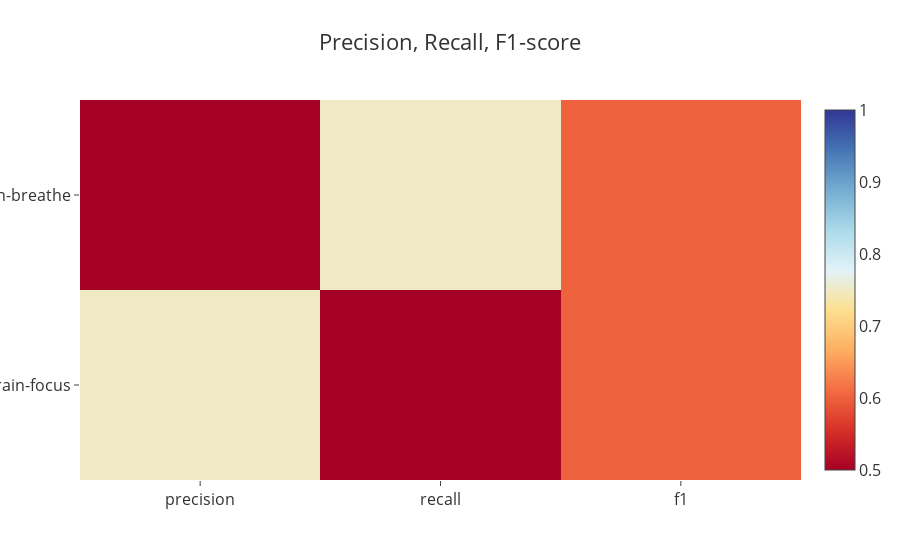
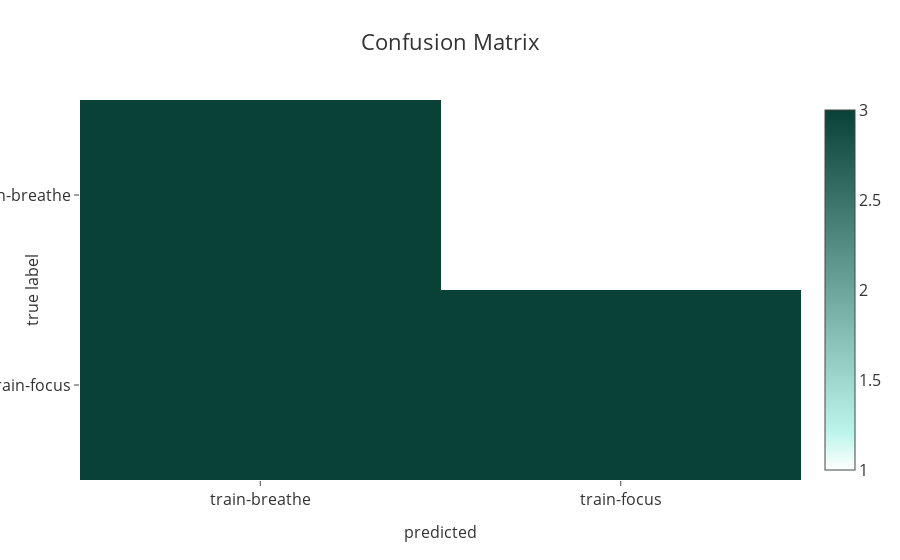

Notebook source saved alongside these figures, in order:
### Code cell
for label in ['activity']:
    cmc.plot_matrices(dfr[dfr.user.isin([9,10])], clf3, features, label)

### Figure 1 — Plotly figure (JSON) as saved in the notebook; plotly's stock layout.template omitted (floating-point values rounded to 4 significant figures)
{"data": [{"colorscale": [[0, "rgb(165,0,38)"], [0.1111, "rgb(215,48,39)"], [0.2222, "rgb(244,109,67)"], [0.3333, "rgb(253,174,97)"], [0.4444, "rgb(254,224,144)"], [0.5556, "rgb(224,243,248)"], [0.6667, "rgb(171,217,233)"], [0.7778, "rgb(116,173,209)"], [0.8889, "rgb(69,117,180)"], [1, "rgb(49,54,149)"]], "type": "heatmap", "x": ["precision", "recall", "f1"], "y": ["train-breathe", "train-focus"], "z": [[0.5, 0.75, 0.6], [0.75, 0.5, 0.6]], "zmax": 1, "zmin": 0.5}], "layout": {"font": {"color": "#333333", "size": 16}, "title": "Precision, Recall, F1-score", "yaxis": {"autorange": "reversed"}}}

### Figure 2 — Plotly figure (JSON) as saved in the notebook; plotly's stock layout.template omitted (floating-point values rounded to 4 significant figures)
{"data": [{"colorscale": [[0, "rgb(255,255,255)"], [0.1, "rgb(190,245,235)"], [0.2, "rgb(170,225,215)"], [0.3, "rgb(150,205,195)"], [0.4, "rgb(130,185,175)"], [0.5, "rgb(110,165,155)"], [0.6, "rgb(90,145,135)"], [0.7, "rgb(70,125,115)"], [0.8, "rgb(50,105,95)"], [0.9, "rgb(30,85,75)"], [1, "rgb(10,65,55)"]], "type": "heatmap", "x": ["train-breathe", "train-focus"], "y": ["train-breathe", "train-focus"], "z": [[3, 1], [3, 3]]}], "layout": {"font": {"color": "#333333", "size": 16}, "title": "Confusion Matrix", "xaxis": {"title": "predicted", "titlefont": {"color": "#333333", "size": 16}}, "yaxis": {"autorange": "reversed", "title": "true label", "titlefont": {"color": "#333333", "size": 16}}}}
